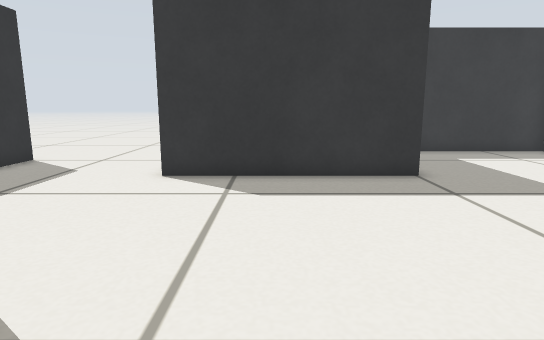
View 1 (above)

12 first-person views from a walk through a world built for the Gazebo simulator. The camera is 0.37 m above the floor, tilts 10° down and sees 75° across. The floor is counted in squares, 0.2 m on a side. Each view is taken from the middle of a square. On the plan, view 1 faces up. The plan holds only what a view shows up to about 18 squares ahead; the rest is blank.

View 2
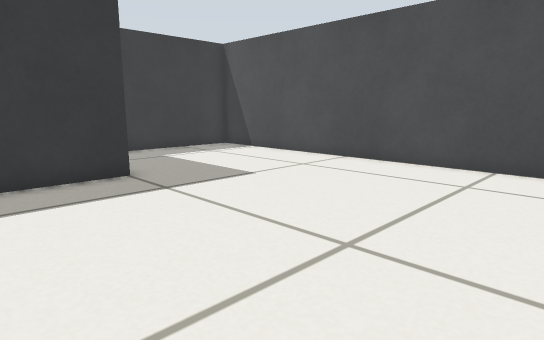

View 3
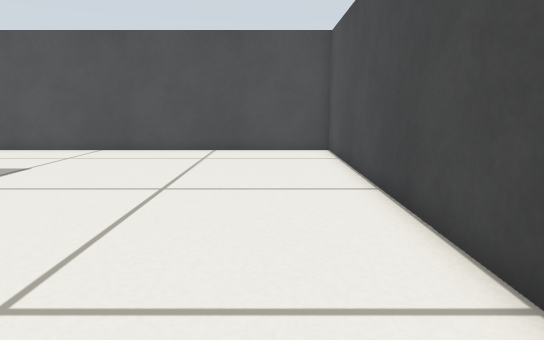

View 4
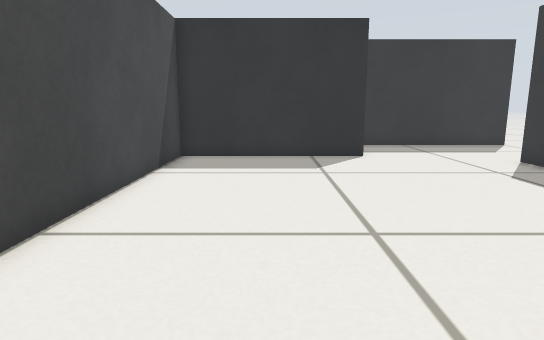

View 5
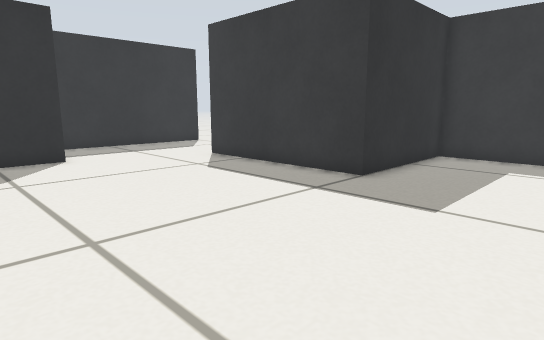

View 6
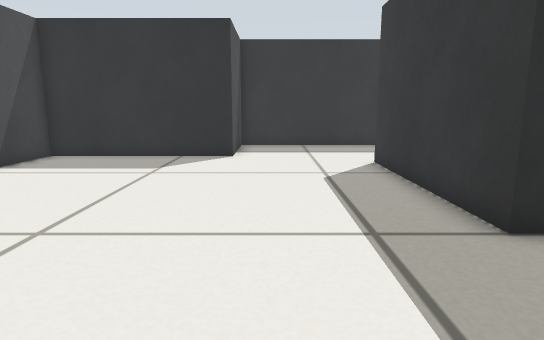

View 7
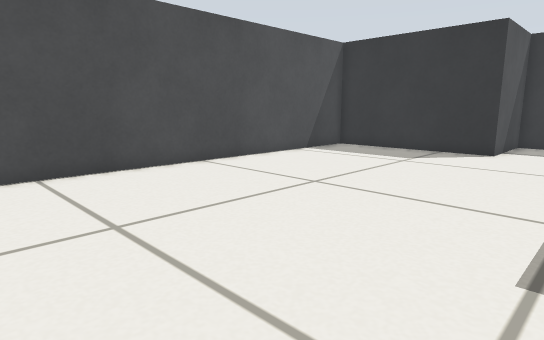

View 8
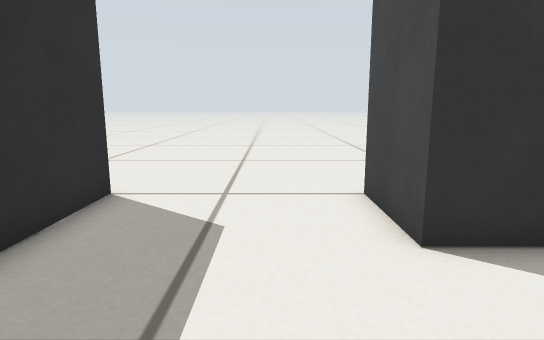

View 9
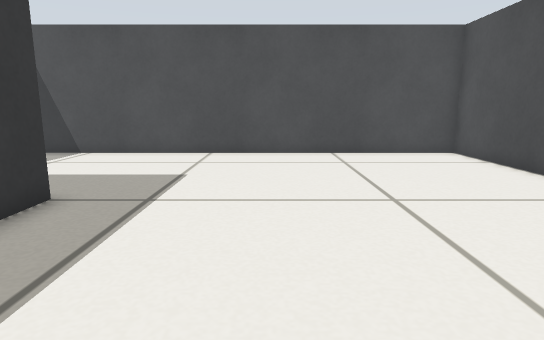

View 10
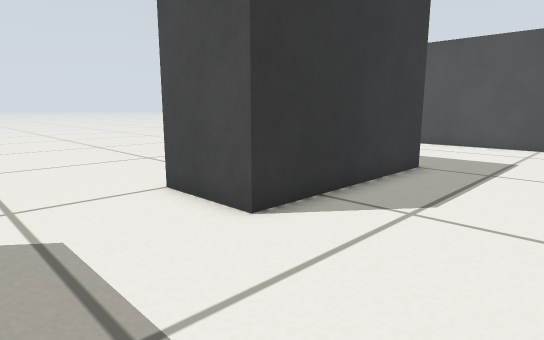

View 11
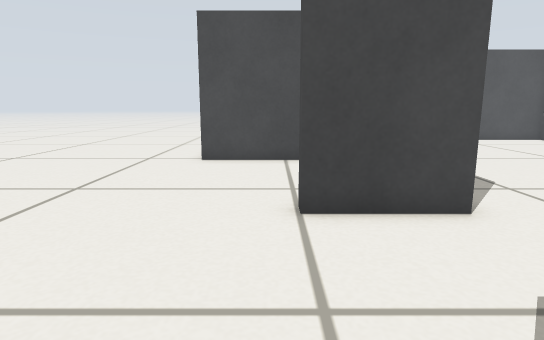

View 12
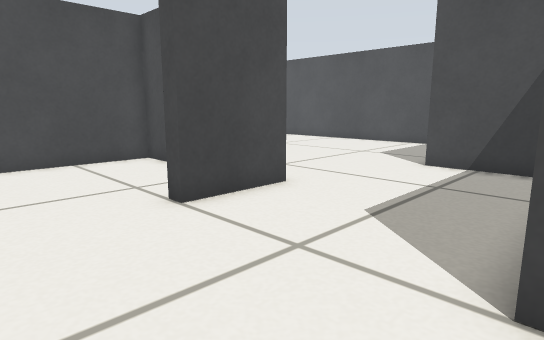

### Floor plan
Key: @ floor where view 1 was taken; # wall or solid block; . floor.
Columns run from 10 left of view 1 to 12 right of it. Each row starts with its distance up from view 1.
 17 ..................
 16 ..................
 15 ..............#########
 14  .............#.......#
 13  .............#.......#
 12  #.....#......#.......#
 11  #.....#  ....#.......#
 10  #.....########.......#
  9  #....................#
  8  #....................#
  7  #....................#
  6  #....................#
  5  #....................#
  4  #####................#
  3      #................#
  2      #................#
  1      #................#
  0      #....@...........#
 -1      #................#
 -2      #................#
 -3      ##################

Positions as (right, up) in squares from view 1, and headings:
1: (0, 0), facing up
2: (0, 0), facing up-right
3: (-4, 0), facing right
4: (9, 1), facing left
5: (9, 1), facing up-left
6: (9, 6), facing left
7: (11, 8), facing down-left
8: (-5, 5), facing up
9: (-3, 5), facing right
10: (-7, 5), facing up-right
11: (-9, 13), facing right
12: (-9, 16), facing down-right
